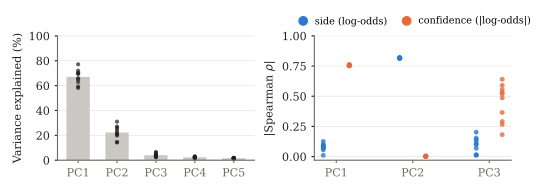

Here is the Python script that generated this plot:
# ABSOLUTE PATH: reports/2026-11-03_paper_figures/tiger_geometry.py
# ======================================================================================================================
# DESIGN DECISIONS & THEORETICAL FOUNDATIONS
# ----------------------------------------------------------------------------------------------------------------------
# Paper figure: geometry of the learned Tiger latent over the 10 training seeds of runs/sweeps/polyak (the default
# configuration, the agent of Table tab:tiger), from each seed's analysis/report.json "geometry" block
# (interpretability/analysis.py section 2: PCA of the acting latents on the agent's own histories, |Spearman| of each
# top component with the exact posterior log-odds (the side) and with |log-odds| (the confidence), minimality ratio).
# - Left: explained-variance ratio of the first five components, one dot per seed plus the mean as a bar. Two
#   components carry almost all of the variance; a Bayes filter for Tiger needs one number (the log-odds), so the
#   second dimension is history the filter keeps beyond the belief (the minimality ratio, quoted in the caption).
# - Right: |Spearman| of PC1-PC3 with side and with confidence, one dot per seed, grouped by component. The pattern
#   (PC2 = side on every seed, PC1 = confidence) is the figure's message; the seed-to-seed agreement is shown by the
#   dots rather than an interval.
# - Two categories (side, confidence): dataviz slots 1 and 2 (blue, orange), validated in the ladder figure's set.
# - Read straight from the reports: no randomness, CPU only, vector PDF with Type 42 fonts.
# Run: uv run reports/2026-11-03_paper_figures/tiger_geometry.py  ->  reports/2026-11-03_paper_figures/tiger_geometry.pdf
# ======================================================================================================================
import json
from pathlib import Path
import statistics

import matplotlib

matplotlib.use("pdf")
import matplotlib.pyplot as plt

ROOT = Path(__file__).resolve().parents[2]
SEEDS = range(10)
GEOMETRY = [json.loads((ROOT / f"runs/sweeps/polyak/seed{s}/analysis/report.json").read_text())["geometry"]
            for s in SEEDS]

SIDE, CONF = "#2a78d6", "#eb6834"
INK, MUTED, GRID, BAR = "#1f1f1e", "#6b6a64", "#e4e3de", "#c9c8c2"


def main():
    plt.rcParams.update({"font.family": "serif", "font.size": 8, "pdf.fonttype": 42, "axes.edgecolor": MUTED,
                         "axes.labelcolor": INK, "xtick.color": MUTED, "ytick.color": INK})
    fig, (ax_s, ax_r) = plt.subplots(1, 2, figsize=(5.5, 1.9))

    k_max = 5
    for k in range(k_max):
        values = [g["explained_variance_ratio"][k] * 100 for g in GEOMETRY]
        ax_s.bar(k + 1, statistics.mean(values), width=0.6, color=BAR, zorder=1)
        ax_s.plot([k + 1] * len(values), values, "o", ms=3, color=INK, alpha=0.7, mec="none", zorder=2)
    ax_s.set_xticks(range(1, k_max + 1), [f"PC{k}" for k in range(1, k_max + 1)])
    ax_s.set_ylabel("Variance explained (%)")
    ax_s.set_ylim(0, 100)

    offset = 0.17
    for k in range(3):
        for dx, key, colour in ((-offset, "log_odds_spearman", SIDE), (offset, "confidence_spearman", CONF)):
            values = [g[key][k] for g in GEOMETRY]
            ax_r.plot([k + 1 + dx] * len(values), values, "o", ms=3.5, color=colour, alpha=0.8, mec="none")
    ax_r.set_xticks([1, 2, 3], ["PC1", "PC2", "PC3"])
    ax_r.set_ylabel(r"$|$Spearman $\rho|$")
    ax_r.set_ylim(-0.03, 1.0)
    ax_r.plot([], [], "o", color=SIDE, label="side (log-odds)")
    ax_r.plot([], [], "o", color=CONF, label="confidence ($|$log-odds$|$)")
    ax_r.legend(frameon=False, fontsize=7, loc="lower center", bbox_to_anchor=(0.5, 1.0), ncol=2, handletextpad=0.2,
                columnspacing=1.0)

    for ax in (ax_s, ax_r):
        ax.spines[["top", "right"]].set_visible(False)
        ax.tick_params(length=2)
        ax.grid(axis="y", color=GRID, lw=0.5)
        ax.set_axisbelow(True)
    fig.tight_layout(w_pad=1.5)
    out = Path(__file__).with_suffix(".pdf")
    fig.savefig(out)
    fig.savefig(out.with_suffix(".png"), dpi=200)
    minimality = [g["minimality_ratio"] for g in GEOMETRY]
    top2 = [sum(g["explained_variance_ratio"][:2]) for g in GEOMETRY]
    print(out, f"minimality {min(minimality):.2f}-{max(minimality):.2f} mean {statistics.mean(minimality):.2f}; "
               f"PC1+PC2 {min(top2):.2f}-{max(top2):.2f}")


if __name__ == "__main__":
    main()
